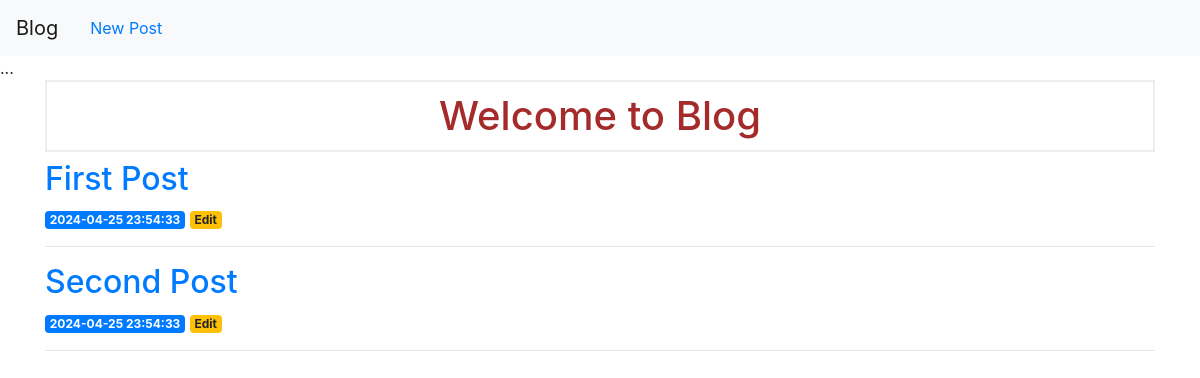
Before: /home (signed in) with the older database file.
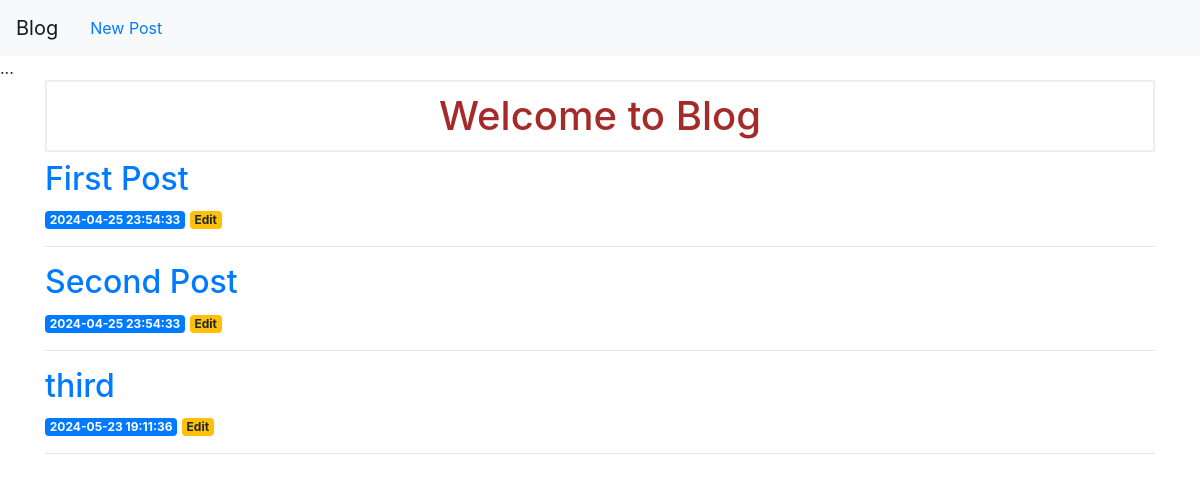
After: the same page with the newer database file.
### tables this page shows
CREATE TABLE posts (
    id INTEGER PRIMARY KEY AUTOINCREMENT,
    created TIMESTAMP NOT NULL DEFAULT CURRENT_TIMESTAMP,
    title TEXT NOT NULL,
    content TEXT NOT NULL
);

### main.py (the view)
@app.route('/home')
def home():
    if not test_user.is_authenticated():
        return redirect(url_for('login'))
    conn = get_db_connection()
    posts = conn.execute('SELECT * FROM posts').fetchall()
    conn.close()
    return render_template('index.html', posts=posts)

### main.py (called while the page is built)
def get_db_connection():
    conn = sqlite3.connect('database.db')
    conn.row_factory = sqlite3.Row
    return conn

    def is_authenticated(self):
        return self.authenticated

### templates/index.html (shortened to what this page needs)
<!DOCTYPE html>
<html lang="en">
<head>
    <link rel="stylesheet" href="{{ url_for('static', filename= 'css/style.css') }}">
</head>
<body>
{% extends 'base.html' %}
    {% block content %}
        <h1>{% block title %} Welcome to Blog {% endblock %}</h1>
        {% for post in posts %}
            <a href="{{ url_for('post', post_id=post['id']) }}">
                <h2>{{ post['title'] }}</h2>
            </a>
            <span class="badge badge-primary">{{ post['created'] }}</span>
            <a href="{{ url_for('edit', id=post['id']) }}">
                <span class="badge badge-warning">Edit</span>
            </a>
            <hr>
        {% endfor %}
    {% endblock %}

### templates/base.html (shortened to what this page needs)
<!doctype html>
<html lang="en">
  <head>
        <link rel="stylesheet" href="https://stackpath.bootstrapcdn.com/bootstrap/4.3.1/css/bootstrap.min.css">
      </head>
      <body>
        <nav class="navbar navbar-expand-md navbar-light bg-light">
            <a class="navbar-brand" href="{{ url_for('home')}}">Blog</a>
            <a class="nav-link" href="{{url_for('create')}}">New Post</a>
        </nav>
        ...
        <div class="container">
            {% block content %} {% endblock %}
        </div>
      </body>
</html>

### static/style.css (style rules this page uses)
h1 { border: 2px #eee solid; color: brown; text-align: center; padding: 10px; }

Changed rows visible on the page:
added posts: title "third", created "2024-05-23 19:11:36"
